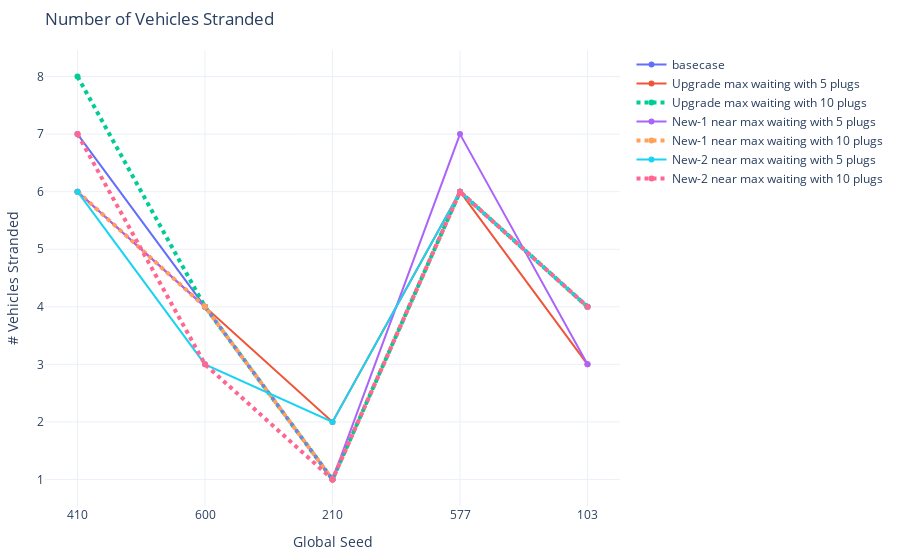

The cell this chart's notebook holds for it:
### Code cell
# EVs stranded
fig = go.Figure()
fig.add_trace(go.Scatter(x=seeds, y=count_stats[(500 <= count_stats['analysis_id']) & (count_stats['analysis_id']<= 504)].sort_values('analysis_id')['str_count'],
                    mode='lines+markers',
                    name='basecase'))
fig.add_trace(go.Scatter(x=seeds, y=count_stats[(506 <= count_stats['analysis_id']) & (count_stats['analysis_id']<= 510)].sort_values('analysis_id')['str_count'],
                    mode='lines+markers',
                    name='Upgrade max waiting with 5 plugs'))
fig.add_trace(go.Scatter(x=seeds, y=count_stats[(511 <= count_stats['analysis_id']) & (count_stats['analysis_id']<= 515)].sort_values('analysis_id')['str_count'],
                    mode='lines+markers',
                    name='Upgrade max waiting with 10 plugs', line=dict(width=4, dash='dot')))
fig.add_trace(go.Scatter(x=seeds, y=count_stats[(516 <= count_stats['analysis_id']) & (count_stats['analysis_id']<= 520)].sort_values('analysis_id')['str_count'],
                    mode='lines+markers',
                    name='New-1 near max waiting with 5 plugs'))
fig.add_trace(go.Scatter(x=seeds, y=count_stats[(521 <= count_stats['analysis_id']) & (count_stats['analysis_id']<= 525)].sort_values('analysis_id')['str_count'],
                    mode='lines+markers',
                    name='New-1 near max waiting with 10 plugs', line=dict(width=4, dash='dot')))
fig.add_trace(go.Scatter(x=seeds, y=count_stats[(526 <= count_stats['analysis_id']) & (count_stats['analysis_id']<= 530)].sort_values('analysis_id')['str_count'],
                    mode='lines+markers',
                    name='New-2 near max waiting with 5 plugs'))
fig.add_trace(go.Scatter(x=seeds, y=count_stats[(531 <= count_stats['analysis_id']) & (count_stats['analysis_id']<= 535)].sort_values('analysis_id')['str_count'],
                    mode='lines+markers',
                    name='New-2 near max waiting with 10 plugs', line=dict(width=4, dash='dot')))
fig.update_xaxes(type='category')
fig.update_layout(margin=dict(l=20, r=20, t=50, b=20), uniformtext_minsize=8, uniformtext_mode='hide', template='plotly_white', title="Number of Vehicles Stranded",
        yaxis_title="# Vehicles Stranded", 
        xaxis_title="Global Seed")
fig.show()

### Figure 1 — Plotly figure (JSON) as saved in the notebook; plotly's stock layout.template omitted (floating-point values rounded to 4 significant figures)
{"data": [{"mode": "lines+markers", "name": "basecase", "type": "scatter", "x": ["410", "600", "210", "577", "103"], "y": [7, 4, 1, 6, 4]}, {"mode": "lines+markers", "name": "Upgrade max waiting with 5 plugs", "type": "scatter", "x": ["410", "600", "210", "577", "103"], "y": [6, 4, 2, 6, 3]}, {"line": {"dash": "dot", "width": 4}, "mode": "lines+markers", "name": "Upgrade max waiting with 10 plugs", "type": "scatter", "x": ["410", "600", "210", "577", "103"], "y": [8, 4, 1, 6, 4]}, {"mode": "lines+markers", "name": "New-1 near max waiting with 5 plugs", "type": "scatter", "x": ["410", "600", "210", "577", "103"], "y": [6, 4, 1, 7, 3]}, {"line": {"dash": "dot", "width": 4}, "mode": "lines+markers", "name": "New-1 near max waiting with 10 plugs", "type": "scatter", "x": ["410", "600", "210", "577", "103"], "y": [6, 4, 1, 6, 4]}, {"mode": "lines+markers", "name": "New-2 near max waiting with 5 plugs", "type": "scatter", "x": ["410", "600", "210", "577", "103"], "y": [6, 3, 2, 6, 4]}, {"line": {"dash": "dot", "width": 4}, "mode": "lines+markers", "name": "New-2 near max waiting with 10 plugs", "type": "scatter", "x": ["410", "600", "210", "577", "103"], "y": [7, 3, 1, 6, 4]}], "layout": {"autosize": true, "margin": {"b": 20, "l": 20, "r": 20, "t": 50}, "title": {"text": "Number of Vehicles Stranded"}, "uniformtext": {"minsize": 8, "mode": "hide"}, "xaxis": {"autorange": true, "range": [-0.2462, 4.246], "title": {"text": "Global Seed"}, "type": "category"}, "yaxis": {"autorange": true, "range": [0.5151, 8.485], "title": {"text": "# Vehicles Stranded"}, "type": "linear"}}}
